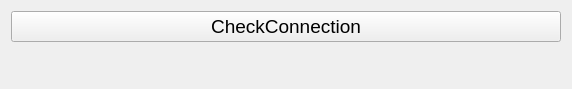
<?xml version="1.0" encoding="UTF-8"?>
<ui version="4.0">
 <class>Widget</class>
 <widget class="QWidget" name="Widget">
  <property name="geometry">
   <rect>
    <x>0</x>
    <y>0</y>
    <width>572</width>
    <height>89</height>
   </rect>
  </property>
  <property name="font">
   <font>
    <pointsize>14</pointsize>
   </font>
  </property>
  <property name="windowTitle">
   <string>Widget</string>
  </property>
  <layout class="QVBoxLayout" name="verticalLayout">
   <item>
    <widget class="QPushButton" name="pushButton">
     <property name="text">
      <string>CheckConnection</string>
     </property>
    </widget>
   </item>
   <item>
    <widget class="QLabel" name="label">
     <property name="text">
      <string/>
     </property>
    </widget>
   </item>
  </layout>
 </widget>
 <resources/>
 <connections/>
</ui>
